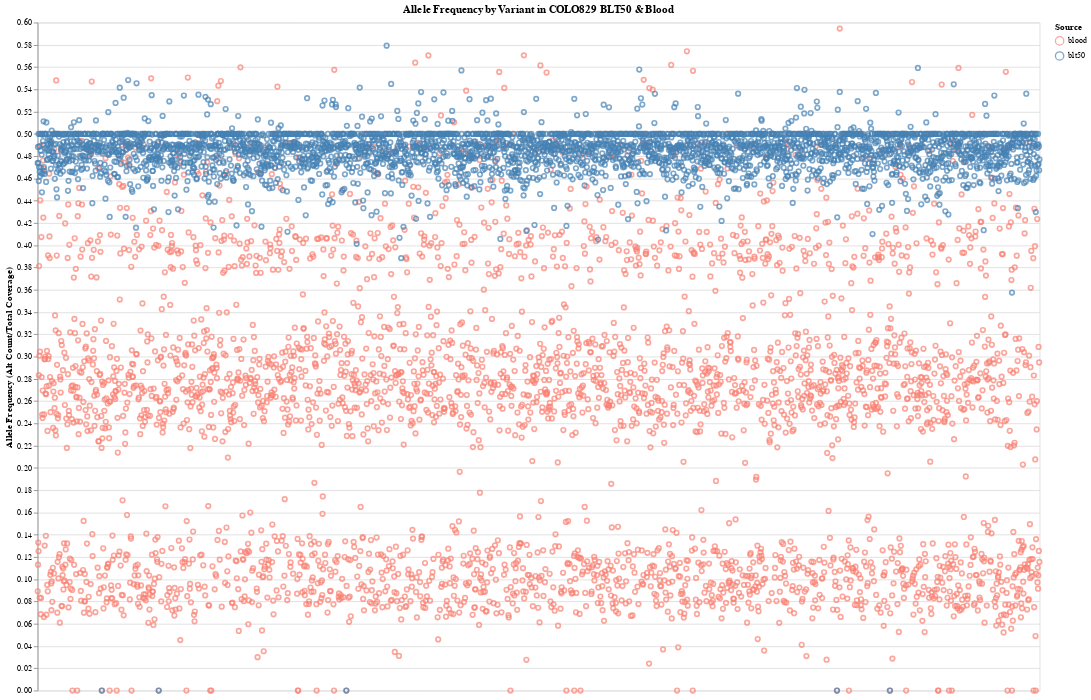

The cell this chart's notebook holds for it:
### Code cell
chart = alt.Chart(combined).mark_point().encode(
    x=alt.X('variant_id:N', title='Variant ID', axis=None),
    y=alt.Y('AF:Q', title='Allele Frequency (Alt Count/Total Coverage)'),
    color=alt.Color('source:N', scale=alt.Scale(domain=['blood', 'blt50'], range=['salmon', 'steelblue']), legend=alt.Legend(title='Source')),
    tooltip=['variant_id', 'alt', 'total', 'AF', 'source']
).properties(
    width=1200,
    height=800,
    title='Allele Frequency by Variant in COLO829 BLT50 & Blood'
)

chart

### Figure 1 — Vega-Lite specification as saved in the notebook (floating-point values rounded to 4 significant figures; data arrays with more than 128 entries replaced by an {"elided": "..."} marker saying what was removed)
{"config": {"view": {"continuousWidth": 300, "continuousHeight": 300}}, "data": {"name": "data-3411666d610bd9a33cfbad122fb8098a"}, "mark": {"type": "point"}, "encoding": {"color": {"field": "source", "legend": {"title": "Source"}, "scale": {"domain": ["blood", "blt50"], "range": ["salmon", "steelblue"]}, "type": "nominal"}, "tooltip": [{"field": "variant_id", "type": "nominal"}, {"field": "alt", "type": "quantitative"}, {"field": "total", "type": "quantitative"}, {"field": "AF", "type": "quantitative"}, {"field": "source", "type": "nominal"}], "x": {"axis": null, "field": "variant_id", "title": "Variant ID", "type": "nominal"}, "y": {"field": "AF", "title": "Allele Frequency (Alt Count/Total Coverage)", "type": "quantitative"}}, "height": 800, "title": "Allele Frequency by Variant in COLO829 BLT50 & Blood", "transform": [{"calculate": "datum.variant_id + datum.x_offset", "as": "jitter"}], "width": 1200, "$schema": "https://vega.github.io/schema/vega-lite/v5.20.1.json", "datasets": {"data-3411666d610bd9a33cfbad122fb8098a": {"elided": "7156 records"}}}
